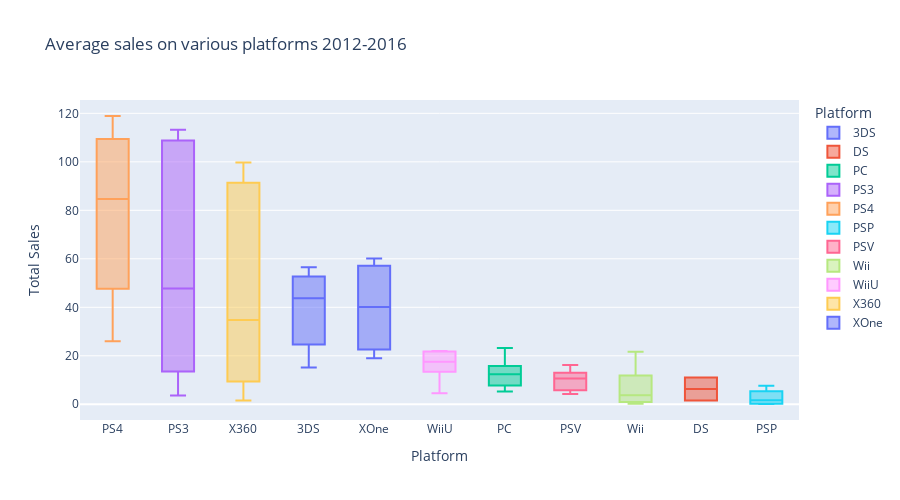

Here is the notebook cell this chart was saved with:
### Code cell
#plot boxplot 
fig = px.box(total_sale, x="platform", y="total_sales", color='platform',
            title='Average sales on various platforms 2012-2016',
            labels=dict(total_sales='Total Sales', platform="Platform"),
             height=500).update_xaxes(categoryorder = 'total descending')
fig.show()

### Figure 1 — Plotly figure (JSON) as saved in the notebook; plotly's stock layout.template omitted (floating-point values rounded to 4 significant figures)
{"data": [{"alignmentgroup": "True", "hovertemplate": "Platform=%{x}<br>Total Sales=%{y}<extra></extra>", "legendgroup": "3DS", "marker": {"color": "#636efa"}, "name": "3DS", "notched": false, "offsetgroup": "3DS", "orientation": "v", "showlegend": true, "type": "box", "x": ["3DS", "3DS", "3DS", "3DS", "3DS"], "x0": " ", "xaxis": "x", "y": [51.36, 56.57, 43.76, 27.78, 15.14], "y0": " ", "yaxis": "y"}, {"alignmentgroup": "True", "hovertemplate": "Platform=%{x}<br>Total Sales=%{y}<extra></extra>", "legendgroup": "DS", "marker": {"color": "#EF553B"}, "name": "DS", "notched": false, "offsetgroup": "DS", "orientation": "v", "showlegend": true, "type": "box", "x": ["DS", "DS"], "x0": " ", "xaxis": "x", "y": [11.01, 1.54], "y0": " ", "yaxis": "y"}, {"alignmentgroup": "True", "hovertemplate": "Platform=%{x}<br>Total Sales=%{y}<extra></extra>", "legendgroup": "PC", "marker": {"color": "#00cc96"}, "name": "PC", "notched": false, "offsetgroup": "PC", "orientation": "v", "showlegend": true, "type": "box", "x": ["PC", "PC", "PC", "PC", "PC"], "x0": " ", "xaxis": "x", "y": [23.22, 12.38, 13.28, 8.52, 5.25], "y0": " ", "yaxis": "y"}, {"alignmentgroup": "True", "hovertemplate": "Platform=%{x}<br>Total Sales=%{y}<extra></extra>", "legendgroup": "PS3", "marker": {"color": "#ab63fa"}, "name": "PS3", "notched": false, "offsetgroup": "PS3", "orientation": "v", "showlegend": true, "type": "box", "x": ["PS3", "PS3", "PS3", "PS3", "PS3"], "x0": " ", "xaxis": "x", "y": [107.4, 113.2, 47.76, 16.82, 3.6], "y0": " ", "yaxis": "y"}, {"alignmentgroup": "True", "hovertemplate": "Platform=%{x}<br>Total Sales=%{y}<extra></extra>", "legendgroup": "PS4", "marker": {"color": "#FFA15A"}, "name": "PS4", "notched": false, "offsetgroup": "PS4", "orientation": "v", "showlegend": true, "type": "box", "x": ["PS4", "PS4", "PS4", "PS4"], "x0": " ", "xaxis": "x", "y": [25.99, 100.0, 118.9, 69.25], "y0": " ", "yaxis": "y"}, {"alignmentgroup": "True", "hovertemplate": "Platform=%{x}<br>Total Sales=%{y}<extra></extra>", "legendgroup": "PSP", "marker": {"color": "#19d3f3"}, "name": "PSP", "notched": false, "offsetgroup": "PSP", "orientation": "v", "showlegend": true, "type": "box", "x": ["PSP", "PSP", "PSP", "PSP"], "x0": " ", "xaxis": "x", "y": [7.69, 3.14, 0.24, 0.12], "y0": " ", "yaxis": "y"}, {"alignmentgroup": "True", "hovertemplate": "Platform=%{x}<br>Total Sales=%{y}<extra></extra>", "legendgroup": "PSV", "marker": {"color": "#FF6692"}, "name": "PSV", "notched": false, "offsetgroup": "PSV", "orientation": "v", "showlegend": true, "type": "box", "x": ["PSV", "PSV", "PSV", "PSV", "PSV"], "x0": " ", "xaxis": "x", "y": [16.19, 10.59, 11.9, 6.25, 4.25], "y0": " ", "yaxis": "y"}, {"alignmentgroup": "True", "hovertemplate": "Platform=%{x}<br>Total Sales=%{y}<extra></extra>", "legendgroup": "Wii", "marker": {"color": "#B6E880"}, "name": "Wii", "notched": false, "offsetgroup": "Wii", "orientation": "v", "showlegend": true, "type": "box", "x": ["Wii", "Wii", "Wii", "Wii", "Wii"], "x0": " ", "xaxis": "x", "y": [21.71, 8.59, 3.75, 1.14, 0.18], "y0": " ", "yaxis": "y"}, {"alignmentgroup": "True", "hovertemplate": "Platform=%{x}<br>Total Sales=%{y}<extra></extra>", "legendgroup": "WiiU", "marker": {"color": "#FF97FF"}, "name": "WiiU", "notched": false, "offsetgroup": "WiiU", "orientation": "v", "showlegend": true, "type": "box", "x": ["WiiU", "WiiU", "WiiU", "WiiU", "WiiU"], "x0": " ", "xaxis": "x", "y": [17.56, 21.65, 22.03, 16.35, 4.6], "y0": " ", "yaxis": "y"}, {"alignmentgroup": "True", "hovertemplate": "Platform=%{x}<br>Total Sales=%{y}<extra></extra>", "legendgroup": "X360", "marker": {"color": "#FECB52"}, "name": "X360", "notched": false, "offsetgroup": "X360", "orientation": "v", "showlegend": true, "type": "box", "x": ["X360", "X360", "X360", "X360", "X360"], "x0": " ", "xaxis": "x", "y": [99.74, 88.58, 34.74, 11.96, 1.52], "y0": " ", "yaxis": "y"}, {"alignmentgroup": "True", "hovertemplate": "Platform=%{x}<br>Total Sales=%{y}<extra></extra>", "legendgroup": "XOne", "marker": {"color": "#636efa"}, "name": "XOne", "notched": false, "offsetgroup": "XOne", "orientation": "v", "showlegend": true, "type": "box", "x": ["XOne", "XOne", "XOne", "XOne"], "x0": " ", "xaxis": "x", "y": [18.96, 54.07, 60.14, 26.15], "y0": " ", "yaxis": "y"}], "layout": {"boxmode": "overlay", "height": 500, "legend": {"title": {"text": "Platform"}, "tracegroupgap": 0}, "title": {"text": "Average sales on various platforms 2012-2016"}, "xaxis": {"anchor": "y", "categoryarray": ["3DS", "DS", "PC", "PS3", "PS4", "PSP", "PSV", "Wii", "WiiU", "X360", "XOne"], "categoryorder": "total descending", "domain": [0, 1], "title": {"text": "Platform"}}, "yaxis": {"anchor": "x", "domain": [0, 1], "title": {"text": "Total Sales"}}}}
